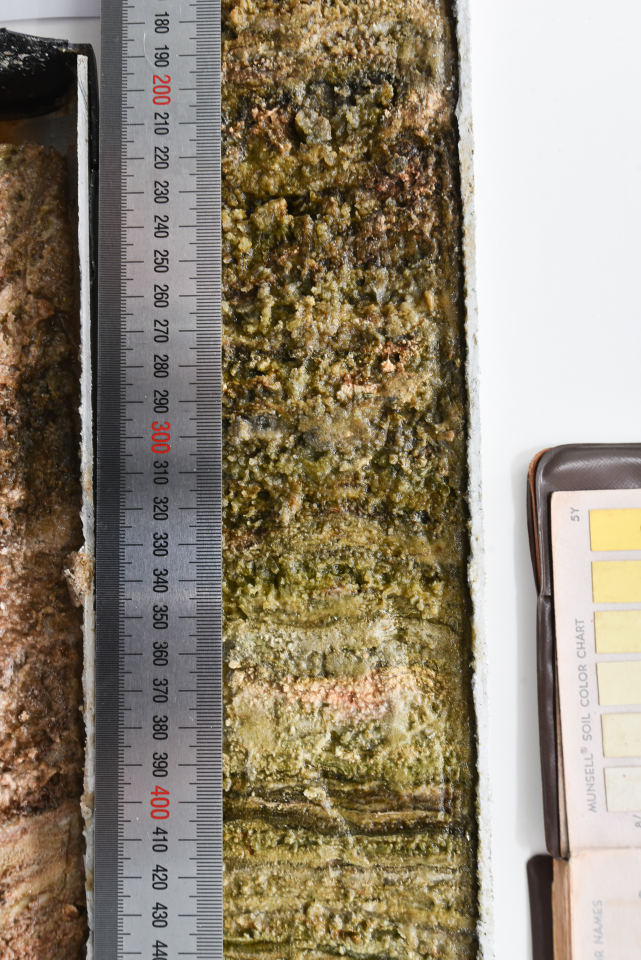
#> input picture image_processing/image-data/MI-24_04/SCREEN banner 96dpi-3293.jpg, 1282 x 1920 px, found by its file name (shown at 1/2 size)
$ python image_transforming.py
#> lines starting #> are read from the running program, lines starting #| are printed output that depends on the picture; after the words box and inside, x2 and y2 are one past the last pixel; in counts of white or black regions, pixels touching at a corner belong together
import cv2
import numpy as np


def import_img(image_path):
    """ Imports an image from a file path"""
    image = cv2.imread(image_path)
#> image is the input picture: shape (1920, 1282, 3); mean B, G, R 115.9, 134, 144.9
    assert image is not None, "No image found at the specified path"
    return image

def get_sediment_cores(filepath):
    """
    Basic function to detect coloured sediment cores in an image. Very
    specific to the images we have been provided: for instance, removes white
    white and grey areas of the image to make processing easier.
    Draws bounding boxes around the sediment cores and displays the image with the
    bounding boxes. Prints the locations of the sediment cores.

    Params
    ------
        filepath (str): path to the image file

    Returns
    -------
        array of arrays of the form [x, y, w, h] where x, y are the coordinates of the
        top left corner of the bounding box
    """
    image = import_img(filepath)

    # remove grey and white areas of the image
    hsv = cv2.cvtColor(image, cv2.COLOR_BGR2HSV)
#> hsv: shape (1920, 1282, 3); mean H, S, V 54.1, 73.8, 146.3
    lower_grey = np.array([0, 0, 50])
    upper_grey = np.array([180, 50, 200])
    lower_white = np.array([0, 0, 200])
    upper_white = np.array([180, 20, 255])
    mask_grey = cv2.inRange(hsv, lower_grey, upper_grey)
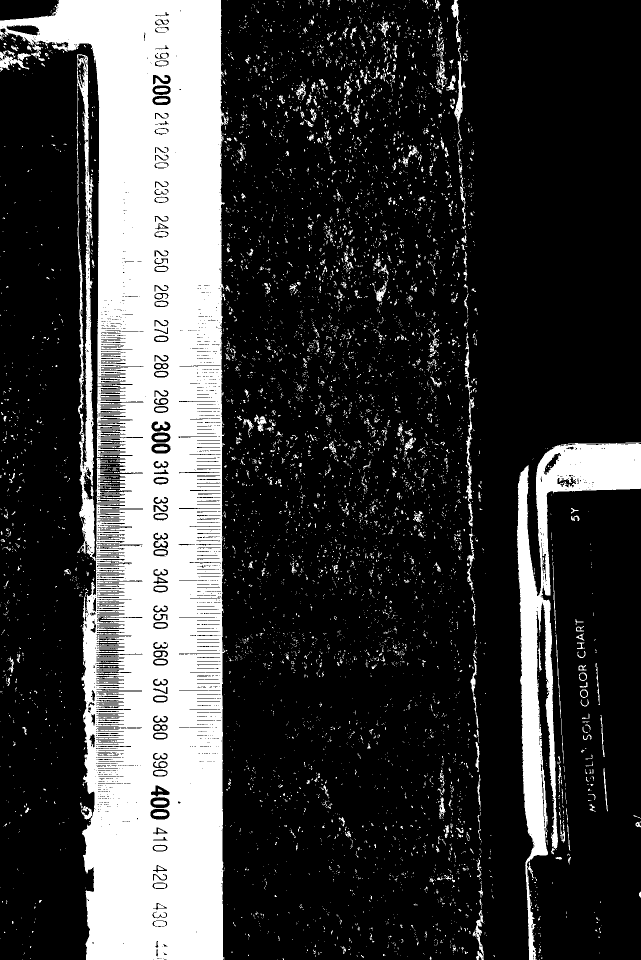
#> mask_grey: shape (1920, 1282) (shown at 1/2 size); 23.9% white; 6885 white regions (6385 under 20 px), largest, box (x1, y1, x2, y2) and area: (0, 0, 457, 1920) 475504, (1034, 885, 1282, 1920) 52929, (902, 0, 932, 298) 1657
    mask_white = cv2.inRange(hsv, lower_white, upper_white)
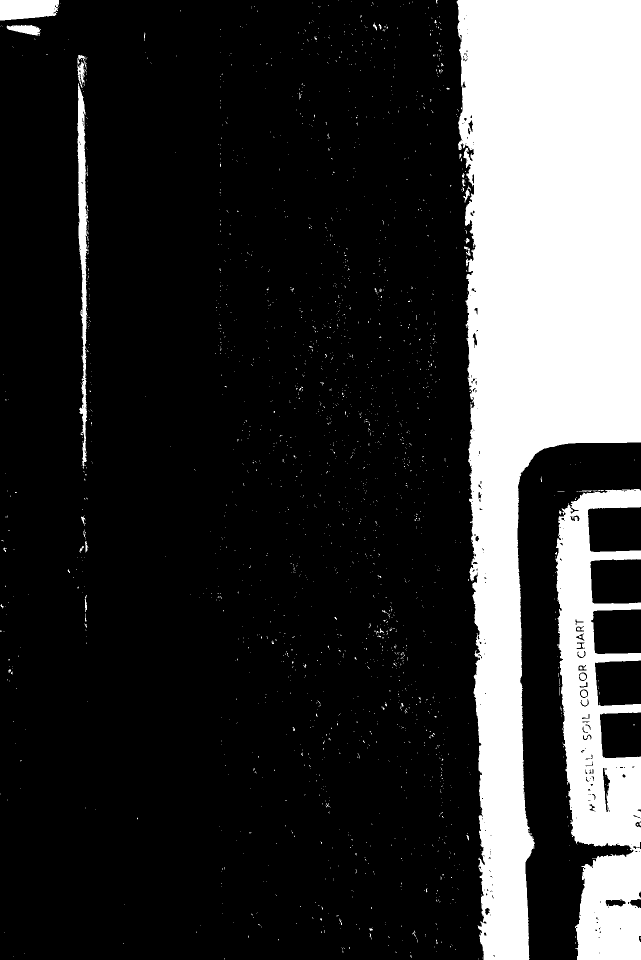
#> mask_white: shape (1920, 1282) (shown at 1/2 size); 21% white; 2188 white regions (2145 under 20 px), largest, box (x1, y1, x2, y2) and area: (913, 0, 1282, 1920) 405844, (1111, 978, 1282, 1920) 91258, (155, 166, 177, 937) 7685
    mask_combined = cv2.bitwise_or(mask_grey, mask_white)
#> mask_combined: shape (1920, 1282); 44.8% white; 6496 white regions (5988 under 20 px), largest, box (x1, y1, x2, y2) and area: (902, 0, 1282, 1920) 559909, (0, 0, 457, 1920) 489266, (0, 100, 59, 142) 869
    mask_non_grey_white = cv2.bitwise_not(mask_combined)
    image_no_grey_white = cv2.bitwise_and(image, image, mask=mask_non_grey_white)
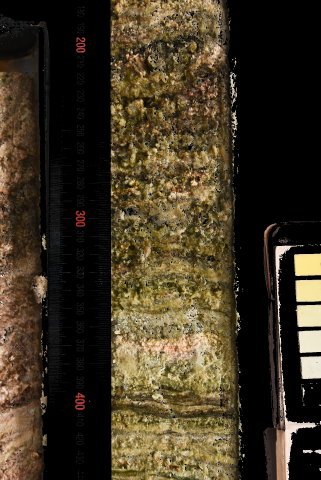
#> image_no_grey_white: shape (1920, 1282, 3) (shown at 1/4 size); mean B, G, R 35.2, 53.9, 64.3

    # find contours
    gray = cv2.cvtColor(image_no_grey_white, cv2.COLOR_BGR2GRAY)
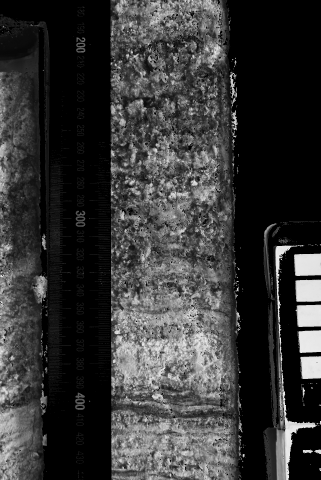
#> gray: shape (1920, 1282) (shown at 1/4 size); min 0, max 249, mean 54.9
    blurred = cv2.GaussianBlur(gray, (101, 101), 0)
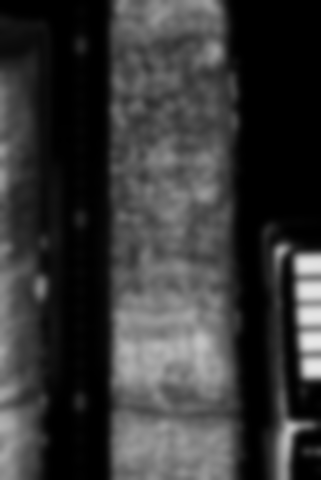
#> blurred: shape (1920, 1282) (shown at 1/4 size); min 0, max 231, mean 54.9
    _, binary = cv2.threshold(blurred, 127, 255, cv2.THRESH_OTSU)
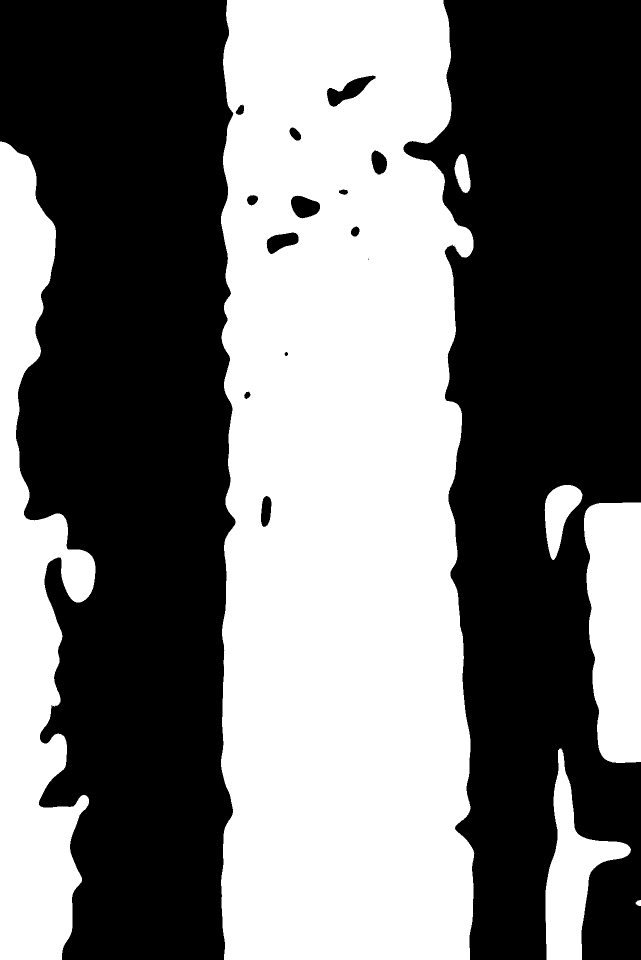
#> binary: shape (1920, 1282) (shown at 1/2 size); 45.9% white; 8 white regions (1 under 20 px)
    contours, _ = cv2.findContours(binary, cv2.RETR_LIST, cv2.CHAIN_APPROX_SIMPLE)
#> contours = 21 contours, 2 with area under 20; largest, box (x1, y1, x2, y2) and area: (442, 0, 949, 1920) 886108, (0, 283, 191, 1920) 163692, (1168, 1005, 1282, 1526) 50673, (1091, 1497, 1262, 1920) 26262, (1089, 970, 1165, 1120) 5921

    # find contours that correspond to sediment cores
    sediment_cores = []
    for contour in contours:
        area = cv2.contourArea(contour)
        if area > 100000:
            x, y, w, h = cv2.boundingRect(contour)
            if w > h*2 or h > w*2:
                # Draw the bounding box on the original image
                cv2.rectangle(image, (x, y), (x + w, y + h), (0, 255, 0), 2)
                cv2.putText(image, 'Sediment Core Detected', (x, y - 10), cv2.FONT_HERSHEY_SIMPLEX, 0.9, (0, 255, 0), 2)
                sediment_cores.append([x, y, w, h])
#> this loop made 21 passes
#> (area, x, y, w, h) on passes 17, 21: (163691.5, 0, 283, 191, 1637), (886107.5, 442, 0, 507, 1920)
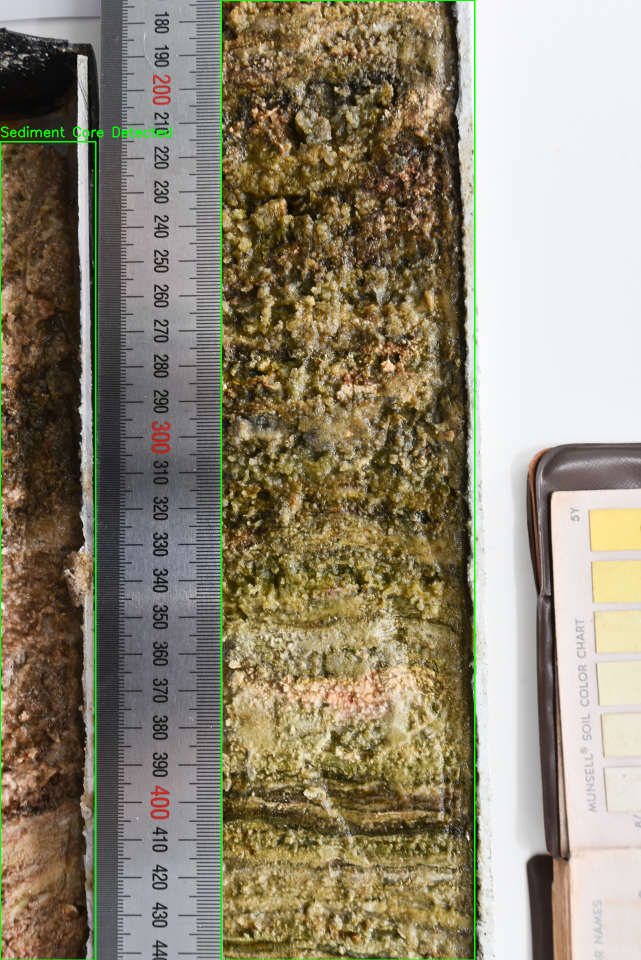
#> image: shape (1920, 1282, 3) (shown at 1/2 size); 0.99% of pixels changed, all inside (x1, y1, x2, y2) = (0, 0, 951, 1920)
#> after the loop, sediment_cores = [[0, 283, 191, 1637], [442, 0, 507, 1920]]

    print(f"Number of sediment cores detected: {len(sediment_cores)}")
#| Number of sediment cores detected: 2
    print(sediment_cores)
#| [[0, 283, 191, 1637], [442, 0, 507, 1920]]

    cv2.imshow('Sediment Core Detection', image)
    cv2.waitKey(0)
    cv2.destroyAllWindows()
    return sediment_cores

sediment_cores = get_sediment_cores('image_processing\image-data\MI-24_04\SCREEN banner 96dpi-3293.jpg')
#> sediment_cores = [[0, 283, 191, 1637], [442, 0, 507, 1920]]

# def select_cm(image):
"""" Selects a region of interest in an image: Use for cropping the image to a cm? """
# [46 lines of commented-out code are left out]

$ run again, with image_processing/image-data/MI-24_04/SCREEN banner 96dpi-3240.jpg copied over image_processing/image-data/MI-24_04/SCREEN banner 96dpi-3293.jpg
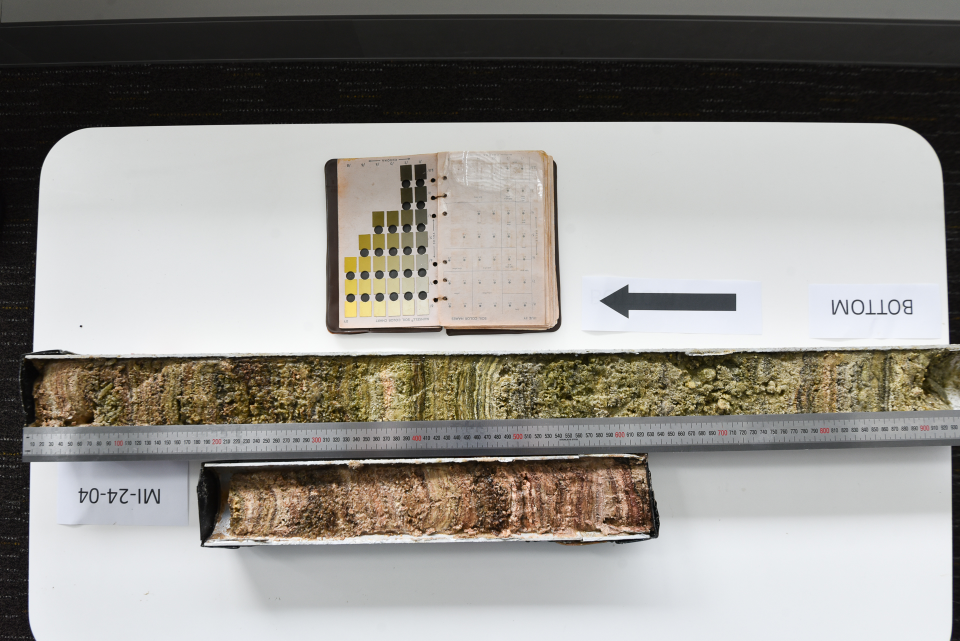
#> input picture image_processing/image-data/MI-24_04/SCREEN banner 96dpi-3240.jpg, 1920 x 1282 px, found by its file name (shown at 1/2 size)
#> in import_img, image is the input picture: shape (1282, 1920, 3); mean B, G, R 140.9, 146, 148.6
#> hsv: shape (1282, 1920, 3); mean H, S, V 65.2, 31.1, 151
#> in get_sediment_cores, `mask_grey = cv2.inRange(hsv, lower_grey, upper_grey)`:
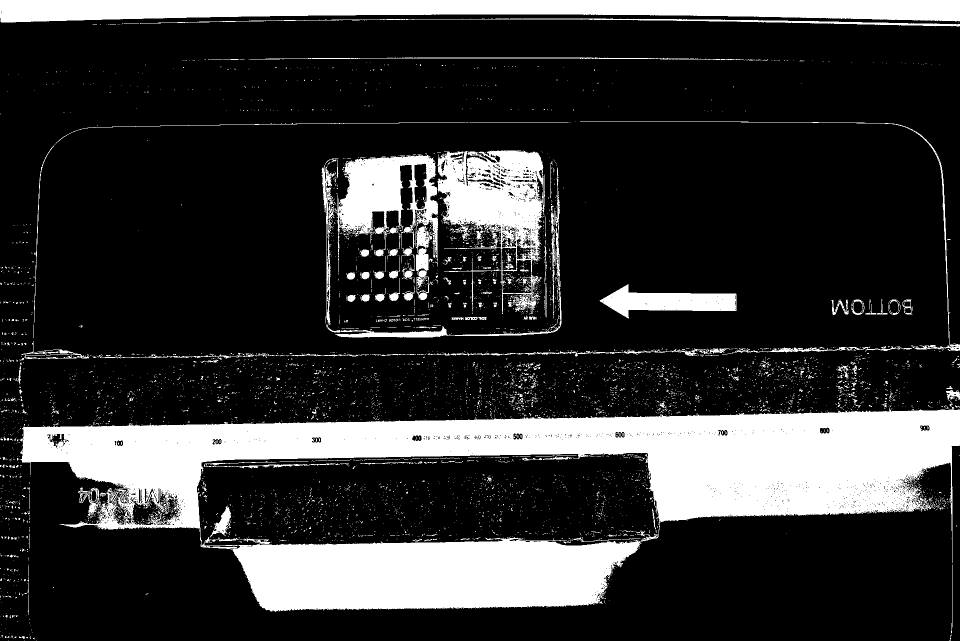
#> mask_grey: shape (1282, 1920) (shown at 1/2 size); 20.6% white; 5750 white regions (5544 under 20 px), largest, box (x1, y1, x2, y2) and area: (40, 780, 1920, 1224) 325858, (0, 0, 1920, 45) 65605, (875, 301, 1090, 628) 32049
#> mask_white: shape (1282, 1920); 41.8% white; 2335 white regions (2217 under 20 px), largest, box (x1, y1, x2, y2) and area: (51, 244, 1914, 716) 643263, (58, 924, 1904, 1282) 339825, (683, 439, 876, 652) 10857
#> mask_combined: shape (1282, 1920); 61.9% white; 1182 black regions (1079 under 20 px), largest, box (x1, y1, x2, y2) and area: (0, 29, 1920, 1282) 715500, (394, 906, 1319, 1092) 136235, (649, 300, 1121, 671) 43953
#> binary: shape (1282, 1920); 17.3% white; 4 white regions
#> contours = 5 contours; box (x1, y1, x2, y2) and area: (71, 697, 1920, 854) 215573, (448, 920, 1296, 1087) 115222, (662, 308, 1125, 669) 88490, (666, 323, 700, 397) 1970, (843, 578, 850, 592) 48
#> the loop in get_sediment_cores, `for contour in contours:` made 5 passes
#> (area, x, y, w, h) on passes 1 to 2: (115222, 448, 920, 848, 167), (215573, 71, 697, 1849, 157)
#> after the loop in get_sediment_cores, `for contour in contours:`:
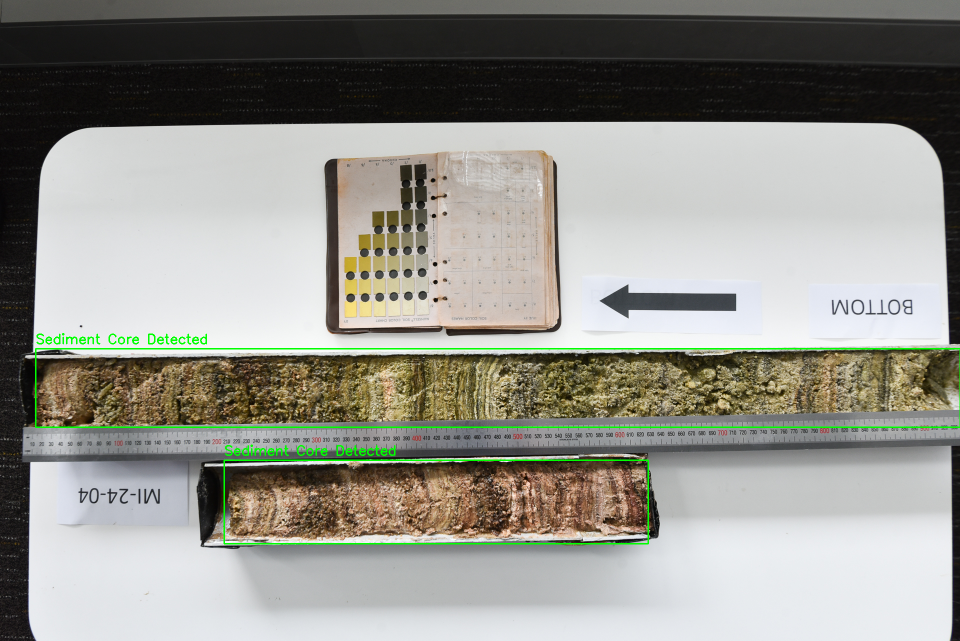
#> image: shape (1282, 1920, 3) (shown at 1/2 size); 0.92% of pixels changed, all inside (x1, y1, x2, y2) = (70, 666, 1920, 1089)
#> after the loop in get_sediment_cores, `for contour in contours:`: sediment_cores = [[448, 920, 848, 167], [71, 697, 1849, 157]]
#| Number of sediment cores detected: 2
#| [[448, 920, 848, 167], [71, 697, 1849, 157]]

$ run again, with image_processing/image-data/MI-24_04/SCREEN banner 96dpi-3242.jpg copied over image_processing/image-data/MI-24_04/SCREEN banner 96dpi-3293.jpg
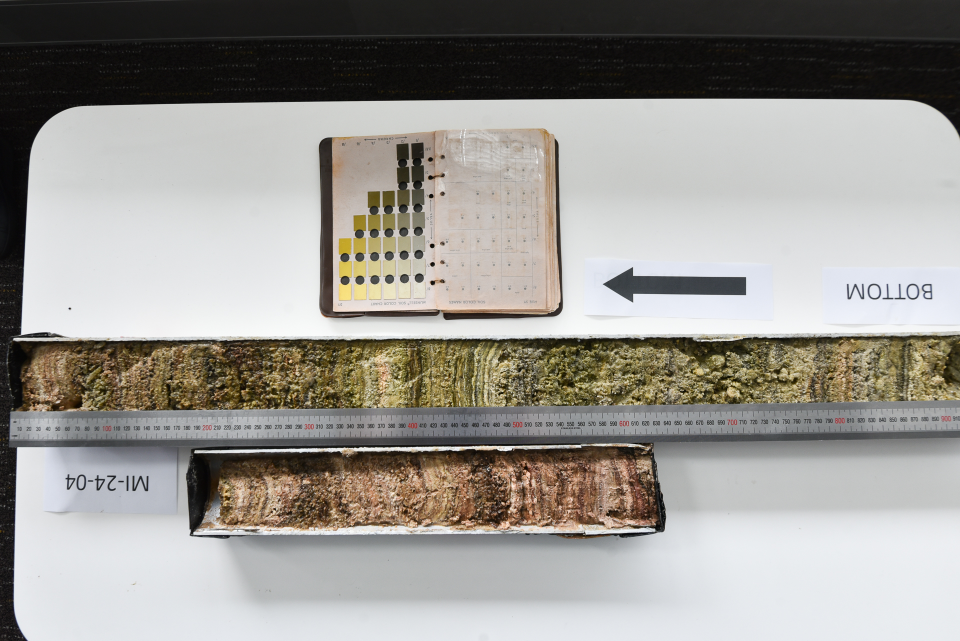
#> input picture image_processing/image-data/MI-24_04/SCREEN banner 96dpi-3242.jpg, 1920 x 1282 px, found by its file name (shown at 1/2 size)
#> in import_img, image is the input picture: shape (1282, 1920, 3); mean B, G, R 145.3, 150.4, 153.1
#> hsv: shape (1282, 1920, 3); mean H, S, V 65.8, 31.8, 155.6
#> in get_sediment_cores, `mask_grey = cv2.inRange(hsv, lower_grey, upper_grey)`:
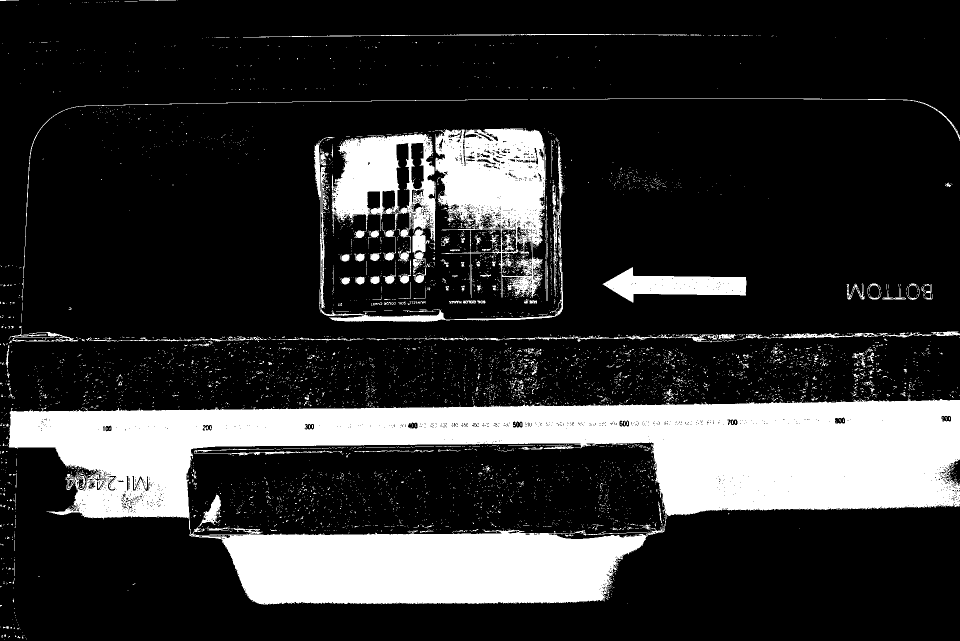
#> mask_grey: shape (1282, 1920) (shown at 1/2 size); 19.7% white; 5984 white regions (5770 under 20 px), largest, box (x1, y1, x2, y2) and area: (17, 794, 1920, 1210) 360223, (870, 257, 1090, 596) 40240, (663, 267, 871, 540) 26200
#> mask_white: shape (1282, 1920); 43.9% white; 2108 white regions (1993 under 20 px), largest, box (x1, y1, x2, y2) and area: (27, 198, 1920, 682) 680808, (28, 895, 1920, 1282) 355266, (669, 425, 871, 620) 10657
#> mask_combined: shape (1282, 1920); 63.3% white; 1409 black regions (1305 under 20 px), largest, box (x1, y1, x2, y2) and area: (0, 0, 1920, 1282) 676026, (373, 885, 1332, 1070) 146615, (638, 257, 1124, 639) 45797
#> binary: shape (1282, 1920); 18.3% white; 5 white regions
#> contours = 5 contours; box (x1, y1, x2, y2) and area: (46, 671, 1920, 823) 229886, (426, 899, 1308, 1073) 125362, (650, 263, 1129, 637) 88295, (654, 277, 694, 363) 2738, (862, 272, 872, 285) 89
#> the loop in get_sediment_cores, `for contour in contours:` made 5 passes
#> (area, x, y, w, h) on passes 1 to 2: (125362, 426, 899, 882, 174), (229886, 46, 671, 1874, 152)
#> after the loop in get_sediment_cores, `for contour in contours:`:
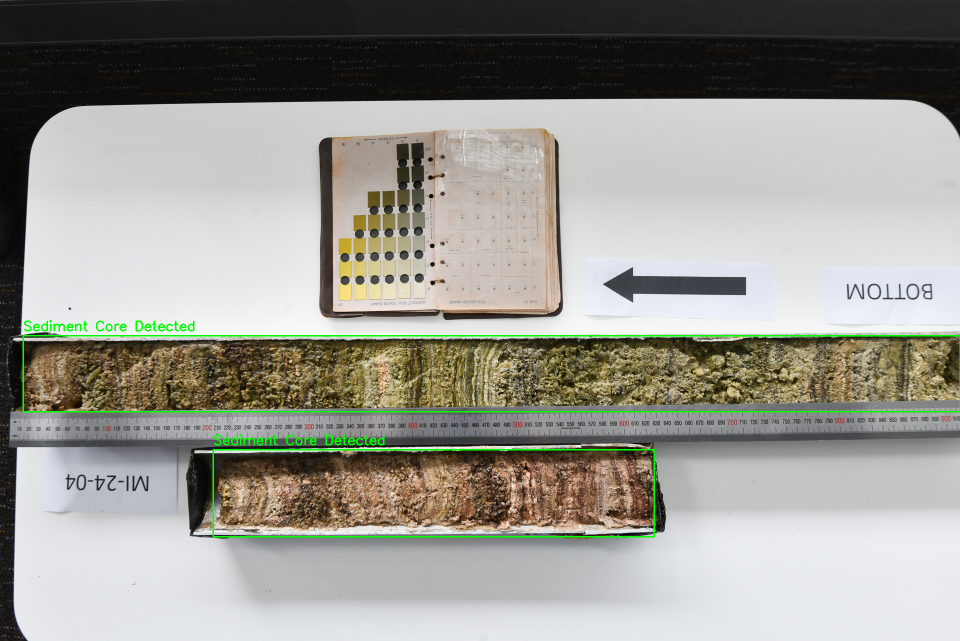
#> image: shape (1282, 1920, 3) (shown at 1/2 size); 0.93% of pixels changed, all inside (x1, y1, x2, y2) = (45, 640, 1920, 1075)
#> after the loop in get_sediment_cores, `for contour in contours:`: sediment_cores = [[426, 899, 882, 174], [46, 671, 1874, 152]]
#| Number of sediment cores detected: 2
#| [[426, 899, 882, 174], [46, 671, 1874, 152]]
